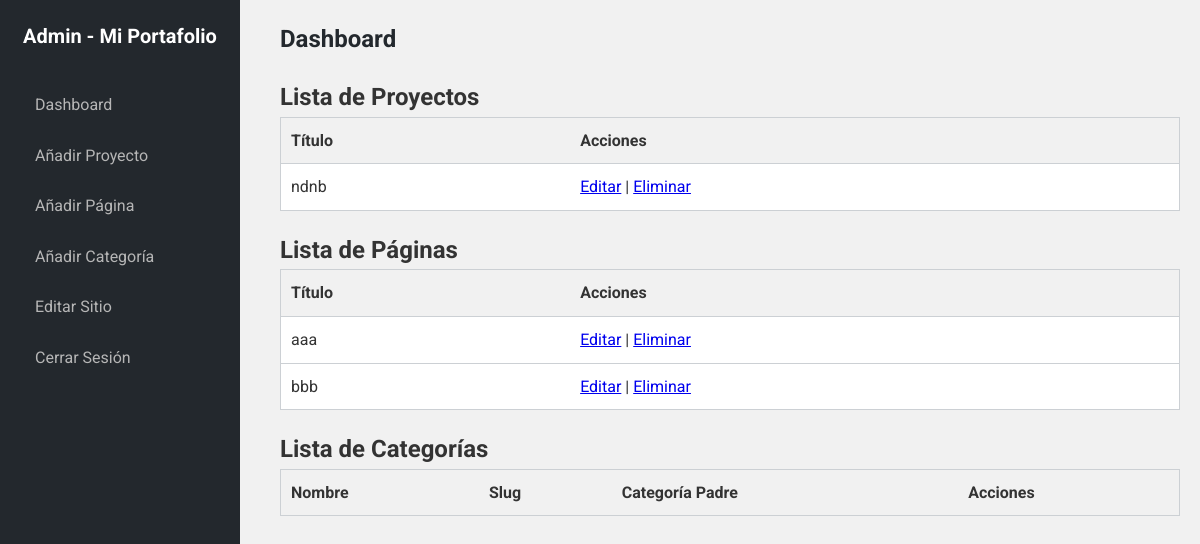
The app's page /admin.php?action=dashboard (signed in), older data.
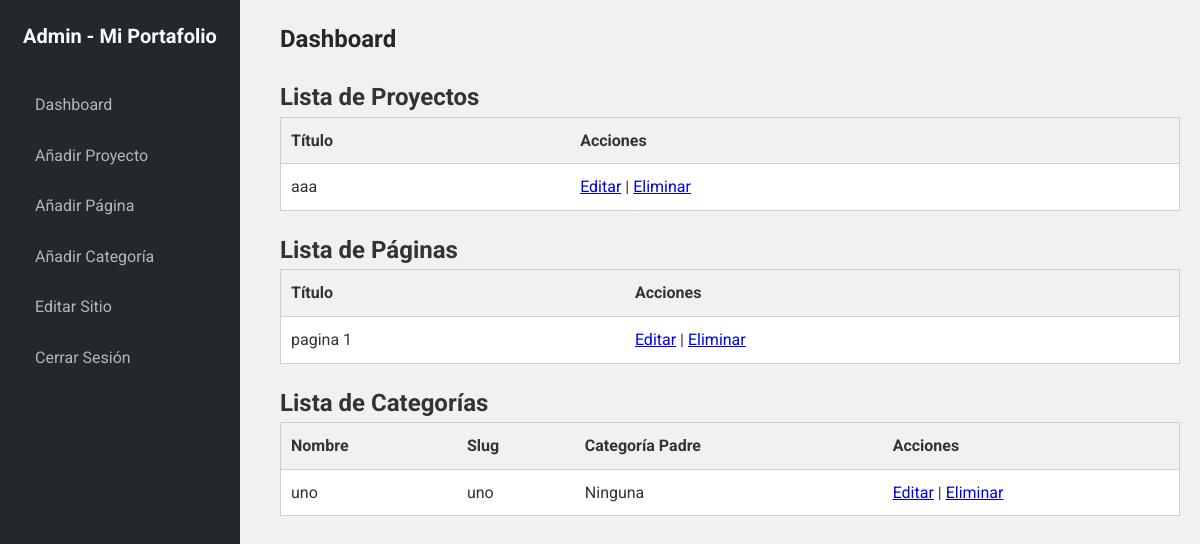
The same page, newer data.
### tables this page shows
CREATE TABLE projects (
        id INTEGER PRIMARY KEY AUTOINCREMENT,
        title TEXT NOT NULL,
        description TEXT NOT NULL,
        images TEXT NOT NULL,
        video_url TEXT,
        project_url TEXT,
        github_url TEXT,
        live_url TEXT,
        category_id INTEGER,
        FOREIGN KEY (category_id) REFERENCES categories(id)
    );

CREATE TABLE pages (
        id INTEGER PRIMARY KEY AUTOINCREMENT,
        title TEXT NOT NULL,
        content TEXT NOT NULL,
        slug TEXT NOT NULL UNIQUE
    );

CREATE TABLE categories (
        id INTEGER PRIMARY KEY AUTOINCREMENT,
        name TEXT NOT NULL,
        slug TEXT NOT NULL UNIQUE,
        parent_id INTEGER,
        FOREIGN KEY (parent_id) REFERENCES categories(id)
    );

### admin.php (the view, shortened to what this page needs)
<?php
$db = new PDO('sqlite:orchid.sqlite');
$db->setAttribute(PDO::ATTR_ERRMODE, PDO::ERRMODE_EXCEPTION);
$db->exec("
    CREATE TABLE IF NOT EXISTS users (
        id INTEGER PRIMARY KEY AUTOINCREMENT,
        username TEXT NOT NULL UNIQUE,
        password TEXT NOT NULL,
        email TEXT NOT NULL UNIQUE
    );
");
$db->exec("
    CREATE TABLE IF NOT EXISTS projects (
        id INTEGER PRIMARY KEY AUTOINCREMENT,
        title TEXT NOT NULL,
        description TEXT NOT NULL,
        images TEXT NOT NULL,
        video_url TEXT,
        project_url TEXT,
        github_url TEXT,
        live_url TEXT,
        category_id INTEGER,
        FOREIGN KEY (category_id) REFERENCES categories(id)
    );
");
$db->exec("
    CREATE TABLE IF NOT EXISTS pages (
        id INTEGER PRIMARY KEY AUTOINCREMENT,
        title TEXT NOT NULL,
        content TEXT NOT NULL,
        slug TEXT NOT NULL UNIQUE
    );
");
$db->exec("
    CREATE TABLE IF NOT EXISTS site_data (
        id INTEGER PRIMARY KEY AUTOINCREMENT,
        name TEXT NOT NULL,
        photo TEXT NOT NULL,
        description TEXT NOT NULL
    );
");
$db->exec("
    CREATE TABLE IF NOT EXISTS categories (
        id INTEGER PRIMARY KEY AUTOINCREMENT,
        name TEXT NOT NULL,
        slug TEXT NOT NULL UNIQUE,
        parent_id INTEGER,
        FOREIGN KEY (parent_id) REFERENCES categories(id)
    );
");
function is_logged_in() {
    return isset($_SESSION['user_id']);
}
function get_projects() {
    global $db;
    $stmt = $db->query("SELECT * FROM projects");
    return $stmt->fetchAll(PDO::FETCH_ASSOC);
}
function get_pages() {
    global $db;
    $stmt = $db->query("SELECT * FROM pages");
    return $stmt->fetchAll(PDO::FETCH_ASSOC);
}
function get_categories() {
    global $db;
    $stmt = $db->query("SELECT * FROM categories ORDER BY parent_id, name");
    return $stmt->fetchAll(PDO::FETCH_ASSOC);
}
$action = $_GET['action'] ?? 'login';
$projects = get_projects();
$pages = get_pages();
$categories = get_categories();
?>
<!DOCTYPE html>
<html lang="es">
<head>
    <link rel="stylesheet" href="css/admin.css">
</head>
<body>
    <div class="sidebar">
        <h1>Admin - Mi Portafolio</h1>
        <nav>
            <?php if (is_logged_in()): ?>
                <a href="admin.php?action=dashboard">Dashboard</a>
                <a href="admin.php?action=add_project">Añadir Proyecto</a>
                <a href="admin.php?action=add_page">Añadir Página</a>
                <a href="admin.php?action=add_category">Añadir Categoría</a>
                <a href="admin.php?action=edit_site">Editar Sitio</a>
                <a href="admin.php?action=logout">Cerrar Sesión</a>
            <?php endif; ?>
        </nav>
    </div>
    <div class="main-content">
        <?php if ($action === 'login'): ?>
            <header>
                <h2>Iniciar Sesión</h2>
            </header>
            <form action="admin.php?action=login" method="POST">
                <?php if (isset($error)): ?>
                    <p style="color: red;"><?php echo $error; ?></p>
                <?php endif; ?>
                <label for="username">Nombre de Usuario</label>
                <input type="text" name="username" id="username" required>
                <label for="password">Contraseña</label>
                <input type="password" name="password" id="password" required>
                <button type="submit">Iniciar Sesión</button>
            </form>
        <?php elseif ($action === 'dashboard'): ?>
            <header>
                <h2>Dashboard</h2>
            </header>
            <div class="projects-list">
                <h2>Lista de Proyectos</h2>
                <table>
                    <thead>
                        <tr>
                            <th>Título</th>
                            <th>Acciones</th>
                        </tr>
                    </thead>
                    <tbody>
                        <?php foreach ($projects as $project): ?>
                            <tr>
                                <td><?php echo htmlspecialchars($project['title']); ?></td>
                                <td>
                                    <a href="admin.php?action=edit_project&id=<?php echo $project['id']; ?>">Editar</a> |
                                    <a href="admin.php?action=delete_project&id=<?php echo $project['id']; ?>" onclick="return confirm('¿Estás seguro de que quieres eliminar este proyecto?');">Eliminar</a>
                                </td>
                            </tr>
                        <?php endforeach; ?>
                    </tbody>
                </table>
            </div>
            <div class="pages-list">
                <h2>Lista de Páginas</h2>
                <table>
                    <thead>
                        <tr>
                            <th>Título</th>
                            <th>Acciones</th>
                        </tr>
                    </thead>
                    <tbody>
                        <?php foreach ($pages as $page): ?>
                            <tr>
                                <td><?php echo htmlspecialchars($page['title']); ?></td>
                                <td>
                                    <a href="admin.php?action=edit_page&id=<?php echo $page['id']; ?>">Editar</a> |
                                    <a href="admin.php?action=delete_page&id=<?php echo $page['id']; ?>" onclick="return confirm('¿Estás seguro de que quieres eliminar esta página?');">Eliminar</a>
                                </td>
                            </tr>
                        <?php endforeach; ?>
                    </tbody>
                </table>
            </div>
            <div class="categories-list">
                <h2>Lista de Categorías</h2>
                <table>
                    <thead>
                        <tr>
                            <th>Nombre</th>
                            <th>Slug</th>
                            <th>Categoría Padre</th>
                            <th>Acciones</th>
                        </tr>
                    </thead>
                    <tbody>
                        <?php foreach ($categories as $category): ?>
                            <tr>
                                <td><?php echo htmlspecialchars($category['name']); ?></td>
                                <td><?php echo htmlspecialchars($category['slug']); ?></td>
                                <td><?php echo htmlspecialchars($category['parent_id'] ? get_category($category['parent_id'])['name'] : 'Ninguna'); ?></td>
                                <td>
                                    <a href="admin.php?action=edit_category&id=<?php echo $category['id']; ?>">Editar</a> |
                                    <a href="admin.php?action=delete_category&id=<?php echo $category['id']; ?>" onclick="return confirm('¿Estás seguro de que quieres eliminar esta categoría?');">Eliminar</a>
                                </td>
                            </tr>
                        <?php endforeach; ?>
                    </tbody>
                </table>
            </div>
        <?php endif; ?>
    </div>
</body>
</html>

### css/admin.css (style rules this page uses)
* { margin: 0; padding: 0; box-sizing: border-box; }
body { font-family: 'Roboto', sans-serif; background-color: #f1f1f1; color: #333; font-size: 16px; line-height: 1.6; }
.sidebar { position: fixed; top: 0; left: 0; width: 240px; height: 100%; background-color: #23282d; color: #fff; padding: 20px; overflow-y: auto; }
.sidebar h1 { font-size: 20px; margin-bottom: 30px; text-align: center; }
.sidebar nav a { display: block; color: #b6b6b6; text-decoration: none; padding: 10px 15px; margin-bottom: 5px; border-radius: 3px; transition: background-color 0.3s ease, color 0.3s ease; }
.main-content { margin-left: 260px; padding: 20px; }
header h2 { margin-bottom: 20px; color: #23282d; }
table { width: 100%; border-collapse: collapse; margin-bottom: 20px; background: #fff; border: 1px solid #ccd0d4; }
table th, table td { padding: 10px; text-align: left; border-bottom: 1px solid #ccd0d4; }
table th { background-color: #f1f1f1; font-weight: bold; }

Row changes from the older to the newer data that the page shows:
removed projects: title "ndnb"
removed pages: title "aaa"
removed pages: title "bbb"
added projects: title "aaa"
added pages: title "pagina 1"
added categories: name "uno", slug "uno", parent "Ninguna"
